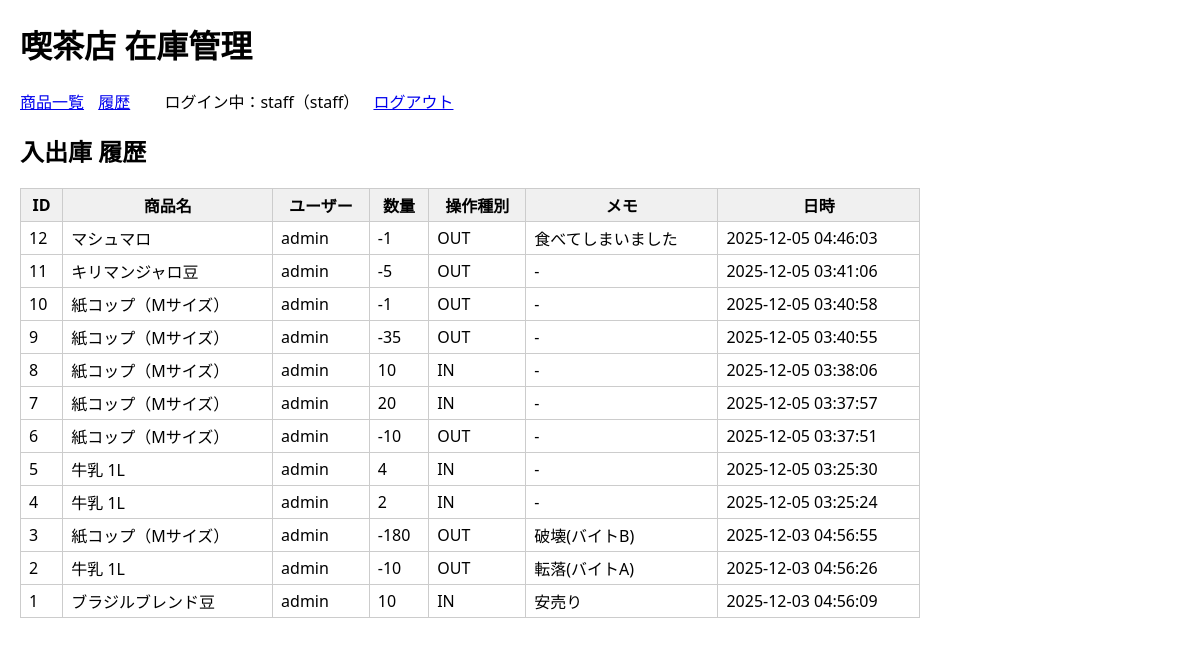
The page /movements (signed in) on the database its author committed.
### tables this page shows
CREATE TABLE USERS (
    id INTEGER PRIMARY KEY,
    username TEXT NOT NULL UNIQUE,
    password_hash TEXT NOT NULL,
    role TEXT NOT NULL,
    created_at DATETIME DEFAULT CURRENT_TIMESTAMP
);

CREATE TABLE STOCKMOVEMENTS (
    id INTEGER PRIMARY KEY,
    item_id INTEGER NOT NULL,
    user_id INTEGER NOT NULL,
    quantity_change INTEGER NOT NULL,
    movement_type TEXT NOT NULL,
    memo TEXT,
    created_at DATETIME DEFAULT CURRENT_TIMESTAMP,
    FOREIGN KEY (item_id) REFERENCES ITEMS(id),
    FOREIGN KEY (user_id) REFERENCES USERS(id)
);

CREATE TABLE ITEMS (
    id INTEGER PRIMARY KEY,
    name TEXT NOT NULL,
    unit TEXT NOT NULL,
    stock INTEGER NOT NULL DEFAULT 0,
    threshold INTEGER NOT NULL DEFAULT 0,
    is_active INTEGER NOT NULL DEFAULT 1,   -- 0 or 1
    category_id INTEGER,
    supplier_id INTEGER,
    created_at DATETIME DEFAULT CURRENT_TIMESTAMP,
    FOREIGN KEY (category_id) REFERENCES CATEGORIES(id),
    FOREIGN KEY (supplier_id) REFERENCES SUPPLIERS(id)
);

### app.py (the view)
@app.route("/movements")
def movement_list():
    db = get_db()
    movements = db.execute(
        """
        SELECT
            STOCKMOVEMENTS.id,
            STOCKMOVEMENTS.item_id,
            STOCKMOVEMENTS.user_id,
            STOCKMOVEMENTS.quantity_change,
            STOCKMOVEMENTS.movement_type,
            STOCKMOVEMENTS.memo,
            STOCKMOVEMENTS.created_at,
            ITEMS.name AS item_name,
            USERS.username AS user_name
        FROM STOCKMOVEMENTS
        LEFT JOIN ITEMS ON STOCKMOVEMENTS.item_id = ITEMS.id
        LEFT JOIN USERS ON STOCKMOVEMENTS.user_id = USERS.id
        ORDER BY STOCKMOVEMENTS.created_at DESC
        """
    ).fetchall()
    return render_template("movements.html", movements=movements)

### app.py (called while the page is built)
def get_db():
    if "db" not in g:
        conn = sqlite3.connect(DATABASE)
        conn.row_factory = sqlite3.Row  # 行を dict っぽく扱えるようにする
        conn.execute("PRAGMA foreign_keys = ON;")
        g.db = conn
    return g.db

@app.before_request
def load_logged_in_user():
    user_id = session.get("user_id")
    if user_id is None:
        g.user = None
    else:
        db = get_db()
        user = db.execute(
            "SELECT id, username, role FROM USERS WHERE id = ?",
            (user_id,)
        ).fetchone()
        g.user = user

### templates/movements.html
{% extends "base.html" %}
{% block content %}
  <h2>入出庫 履歴</h2>
  {% if movements %}
    <table>
      <thead>
        <tr>
          <th>ID</th>
          <th>商品名</th>
          <th>ユーザー</th>
          <th>数量</th>
          <th>操作種別</th>
          <th>メモ</th>
          <th>日時</th>
        </tr>
      </thead>
      <tbody>
        {% for m in movements %}
          <tr>
            <td>{{ m.id }}</td>
            <td>{{ m.item_name }}</td>
            <td>{{ m.user_name }}</td>
            <td>{{ m.quantity_change }}</td>
            <td>{{ m.movement_type }}</td>
            <td>{{ m.memo or "-" }}</td>
            <td>{{ m.created_at }}</td>
          </tr>
        {% endfor %}
      </tbody>
    </table>
  {% else %}
    <p>まだ履歴がありません。</p>
  {% endif %}
{% endblock %}

### templates/base.html (shortened to what this page needs)
<!doctype html>
<html lang="ja">
  <head>
    <link rel="stylesheet" href="{{ url_for('static', filename='style.css') }}">
  </head>
  <body>
    <header>
      <h1>喫茶店 在庫管理</h1>
      <nav>
        <a href="{{ url_for('item_list') }}">商品一覧</a>
        <a href="{{ url_for('movement_list') }}">履歴</a>
        {% if request.endpoint != 'login' %}
          {% if g.user %}
            <span>ログイン中：{{ g.user["username"] }}（{{ g.user["role"] }}）</span>
            <a href="{{ url_for('logout') }}" style="margin-left: 10px;">ログアウト</a>
          {% endif %}
        {% endif %}
      </nav>
    </header>
    {% block content %}{% endblock %}
  </body>
</html>

### static/style.css (style rules this page uses)
body { font-family: system-ui, sans-serif; margin: 20px; }
header { margin-bottom: 20px; }
nav a { margin-right: 10px; }
table { border-collapse: collapse; width: 100%; max-width: 900px; }
th, td { border: 1px solid #ccc; padding: 4px 8px; }
th { background: #f0f0f0; }

### rows shown on the page
USERS: user.username "staff", user.role "staff"
STOCKMOVEMENTS: id "12", item_name "マシュマロ", user_name "admin", quantity_change "-1", movement_type "OUT", memo "食べてしまいました", created_at "2025-12-05 04:46:03"
STOCKMOVEMENTS: id "11", item_name "キリマンジャロ豆", user_name "admin", quantity_change "-5", movement_type "OUT", memo "-", created_at "2025-12-05 03:41:06"
STOCKMOVEMENTS: id "10", item_name "紙コップ（Mサイズ）", user_name "admin", quantity_change "-1", movement_type "OUT", memo "-", created_at "2025-12-05 03:40:58"
STOCKMOVEMENTS: id "9", item_name "紙コップ（Mサイズ）", user_name "admin", quantity_change "-35", movement_type "OUT", memo "-", created_at "2025-12-05 03:40:55"
STOCKMOVEMENTS: id "8", item_name "紙コップ（Mサイズ）", user_name "admin", quantity_change "10", movement_type "IN", memo "-", created_at "2025-12-05 03:38:06"
STOCKMOVEMENTS: id "7", item_name "紙コップ（Mサイズ）", user_name "admin", quantity_change "20", movement_type "IN", memo "-", created_at "2025-12-05 03:37:57"
STOCKMOVEMENTS: id "6", item_name "紙コップ（Mサイズ）", user_name "admin", quantity_change "-10", movement_type "OUT", memo "-", created_at "2025-12-05 03:37:51"
STOCKMOVEMENTS: id "5", item_name "牛乳 1L", user_name "admin", quantity_change "4", movement_type "IN", memo "-", created_at "2025-12-05 03:25:30"
STOCKMOVEMENTS: id "4", item_name "牛乳 1L", user_name "admin", quantity_change "2", movement_type "IN", memo "-", created_at "2025-12-05 03:25:24"
STOCKMOVEMENTS: id "3", item_name "紙コップ（Mサイズ）", user_name "admin", quantity_change "-180", movement_type "OUT", memo "破壊(バイトB)", created_at "2025-12-03 04:56:55"
STOCKMOVEMENTS: id "2", item_name "牛乳 1L", user_name "admin", quantity_change "-10", movement_type "OUT", memo "転落(バイトA)", created_at "2025-12-03 04:56:26"
STOCKMOVEMENTS: id "1", item_name "ブラジルブレンド豆", user_name "admin", quantity_change "10", movement_type "IN", memo "安売り", created_at "2025-12-03 04:56:09"
